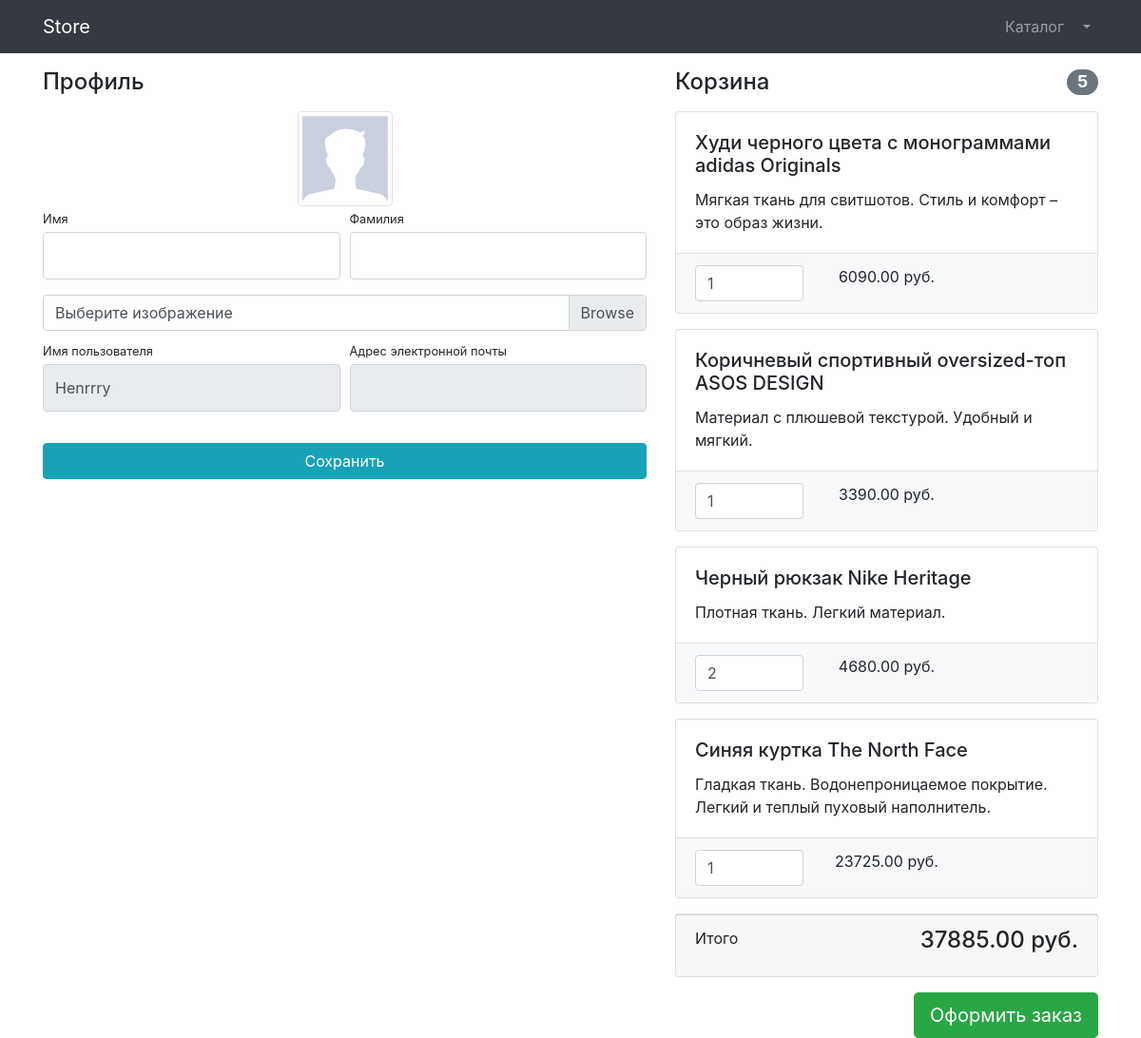
/users/profile/1/ (signed in), run on an earlier commit of the app's database.
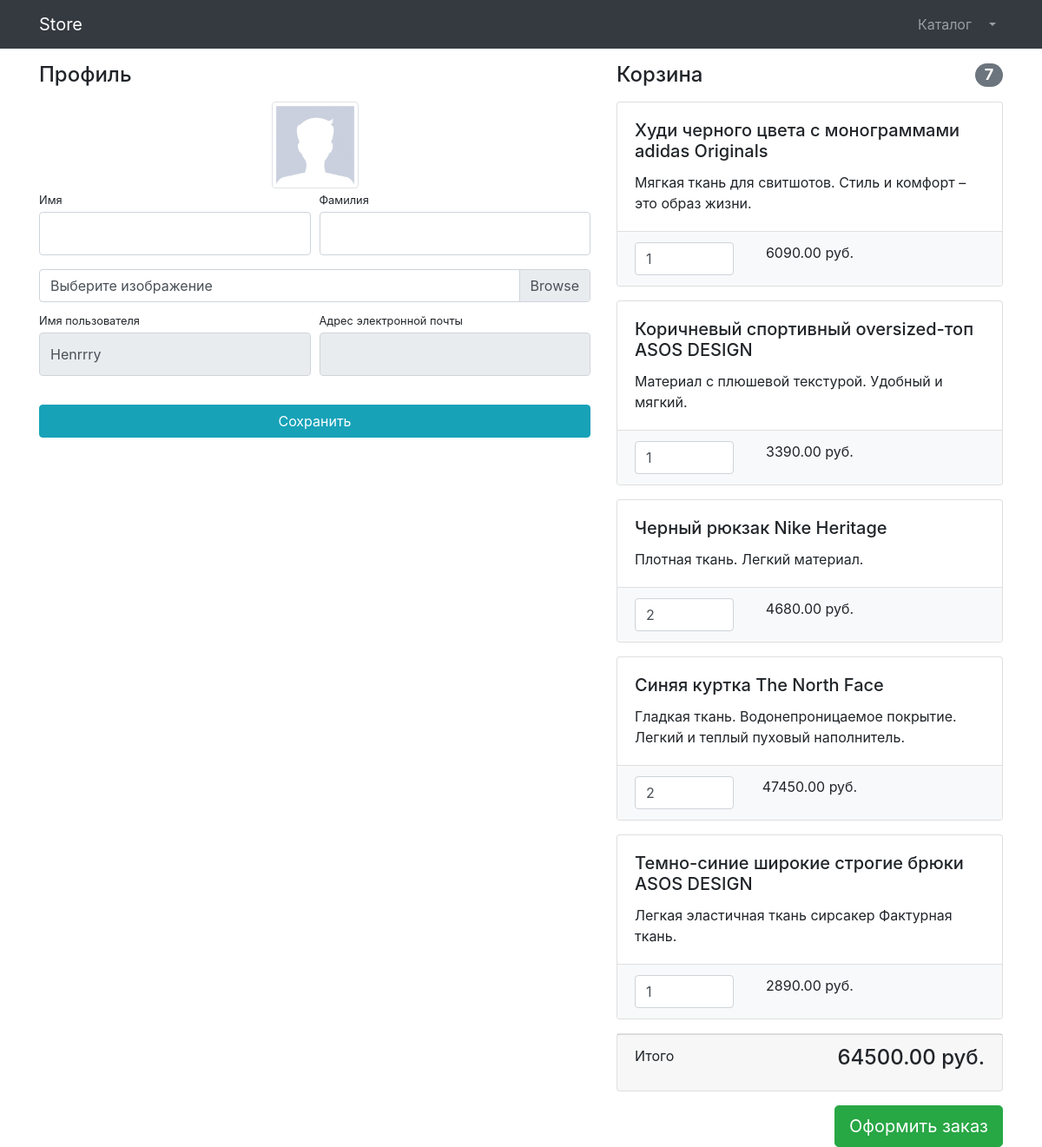
And on a later commit of the database.
### users/models.py (models this page shows)
class User(AbstractUser):
    image = models.ImageField(upload_to='users_images', null=True)
    is_verified_email = models.BooleanField(default=False)

### products/models.py (models this page shows, shortened)
class Basket(models.Model):
    user = models.ForeignKey(to=User, on_delete=models.CASCADE)
    product = models.ForeignKey(to=Product, on_delete=models.CASCADE)
    quantity = models.PositiveSmallIntegerField(default=0)
    creating_timestamp = models.DateTimeField(auto_now_add=True)
    objects = BasketQuerySet.as_manager()
    def sum(self):
        return self.product.price * self.quantity

class Product(models.Model):
    name = models.CharField(max_length=256)
    description = models.TextField()
    price = models.DecimalField(max_digits=10, decimal_places=2)
    quantity = models.PositiveIntegerField(default=0)
    image = models.ImageField(upload_to='products_images')
    category = models.ForeignKey(to=ProductCategory, on_delete=models.CASCADE)
    class Meta:
        verbose_name = 'Product'
        verbose_name_plural = 'Products'

### users/views.py (the view, shortened to what this page needs)
# urls.py: path('profile/<int:pk>/', login_required(UserProfileView.as_view()),
class UserProfileView(CommonMixin, UpdateView):
    model = User
    form_class = UserProfileForm
    template_name = 'users/profile.html'
    title = 'Store - Личный кабинет'

### users/forms.py
class UserProfileForm(UserChangeForm):
    first_name = forms.CharField(
        widget=forms.TextInput(attrs={'class': 'form-control py-4'}))
    last_name = forms.CharField(
        widget=forms.TextInput(attrs={'class': 'form-control py-4'}))
    image = forms.ImageField(
        widget=forms.FileInput(attrs={'class': 'custom-file-input'}),
        required=False)
    username = forms.CharField(widget=forms.TextInput(
        attrs={'class': 'form-control py-4', 'readonly': True}))
    email = forms.CharField(widget=forms.TextInput(
        attrs={'class': 'form-control py-4', 'readonly': True}))
    class Meta:
        model = User
        fields = ['first_name', 'last_name', 'image', 'username', 'email']

### common/views.py (called while the page is built)
    def get_context_data(self, **kwargs):
        context = super(CommonMixin, self).get_context_data(**kwargs)
        context['title'] = self.title
        return context

### products/context_processors.py (called while the page is built)
def baskets(request):
    user = request.user
    return {'baskets': Basket.objects.filter(
        user=user) if user.is_authenticated else []}

### products/models.py (called while the page is built)
    def total_sum(self):
        return sum(basket.sum() for basket in self)

    def total_quantity(self):
        return sum(basket.quantity for basket in self)

### users/templates/users/profile.html (shortened to what this page needs)
{% extends 'products/base.html' %}
{% load static %}
{% block css %}
    <link href="{% static 'vendor/css/profile.css' %}" rel="stylesheet">
{% endblock %}
{% block content%}
<div class="container">
    <div class="row">
        <div class="col-lg-7">
            <h4 class="mt-3 mb-3">Профиль</h4>
            <div class="col-lg-12 text-center">
                <img width="100" height="100" src="{% if user.image %}{{ user.image.url }}{% else %}{% static 'vendor/img/users/default_avatar.jpg' %}{% endif %}" class="img-thumbnail">
            </div>
            <form action="{% url 'users:profile' user.id %}" method="post" enctype="multipart/form-data">
                <div class="form-row">
                    <div class="col-lg-6">
                        <div class="form-group">
                            <label class="small mb-1" for="{{ form.first_name.id_for_label }}">
                                Имя
                            </label>
                            {{ form.first_name }}
                        </div>
                    </div>
                    <div class="col-lg-6">
                        <div class="form-group">
                            <label class="small mb-1" for="{{ form.last_name.id_for_label }}">
                                Фамилия
                            </label>
                            {{ form.last_name }}
                        </div>
                    </div>
                </div>
                <div class="form-row mb-2">
                    <div class="col-lg-12">
                        <div class="custom-file">
                            <label class="custom-file-label" for="{{ form.image.id_for_label }}">
                                Выберите изображение
                            </label>
                        </div>
                    </div>
                </div>
                <div class="form-row">
                    <div class="col-lg-6">
                        <label class="small mb-1" for="{{ form.username.id_for_label }}">
                            Имя пользователя
                        </label>
                        {{ form.username }}
                    </div>
                    <div class="col-lg-6">
                        <label class="small mb-1" for="{{ form.email.id_for_label }}">
                            Адрес электронной почты
                        </label>
                        {{ form.email }}
                    </div>
                </div>
                <div class="form-row">
                    <div class="col-lg-12" style="margin-top: 33px;">
                        <input class="btn btn-info btn-block" type="submit" value="Сохранить">
                    </div>
                </div>
            </form>
        </div>
        <div class="col-lg-5">
            {% include 'products/baskets.html' %}
        </div>
    </div>
</div>
{% endblock%}

### products/templates/products/base.html (shortened to what this page needs)
{% load static %}
<!DOCTYPE html>
<html lang="en">
<head>
    <link href="{% static 'vendor/bootstrap/css/bootstrap.min.css' %}" rel="stylesheet">
    {% block css %} {% endblock %}
</head>
<body>
<nav class="navbar navbar-expand-lg navbar-dark bg-dark fixed-top">
    <div class="container">
        <a class="navbar-brand" href="{% url 'index' %}">Store</a>
        <div class="collapse navbar-collapse" id="navbarResponsive">
            <ul class="navbar-nav ml-auto">
                <li class="nav-item">
                    <a class="nav-link" href="{% url 'products:index' %}">Каталог  </a>
                </li>
                {% if user.is_authenticated %}
                    <li class="nav-item dropdown">
                    <a class="nav-link dropdown-toggle" href="#" id="navbarDropdown" role="button"
                       data-bs-toggle="dropdown" aria-expanded="false">
                    </a>
                </li>
                {% else %}
                    <li class="nav-item">
                        <a class="nav-link" href="{% url 'users:login' %}">Войти <i class="fas fa-sign-in-alt"></i></a>
                    </li>
                {% endif %}
            </ul>
        </div>
    </div>
</nav>
{% block content %} {% endblock %}
</body>
</html>

### products/templates/products/baskets.html (shortened to what this page needs)
{% if baskets %}
    <h4 class="mt-3 mb-3 d-flex justify-content-between align-items-center mb-3">
        Корзина
            <span class="badge badge-secondary badge-pill">
                {{ baskets.total_quantity }}
            </span>
    </h4>
    {% for basket in baskets %}
        <div class="card mb-3">
            <div class="card-body">
                <h5 class="card-title">{{ basket.product.name }}</h5>
                <p class="card-text">{{ basket.product.description }}</p>
            </div>
            <ul class="list-group list-group-flush">
                <li class="list-group-item bg-light">
                    <div class="row text-center">
                        <div class="col-lg-4">
                            <input name="basketID" type="number" class="form-control"
                               value="{{ basket.quantity }}" min="0">
                        </div>
                        <div class="col-lg-4">
                            {{ basket.sum }} руб.
                        </div>
                        <div class="col-lg-4">
                        </div>
                    </div>
                </li>
            </ul>
        </div>
    {% endfor %}
    <div class="card mb-3">
        <div class="card-footer">
            <p class="float-left">Итого</p>
            <h4 class="float-right">{{ baskets.total_sum }} руб.</h4>
        </div>
    </div>
    <a class="btn btn-success btn-lg float-right" href="../orders/order-create.html">
        Оформить заказ
    </a>
{% else %}
    <h4 class="mt-3 mb-3 text-center">
        Корзина пуста
    </h4>
{% endif %}

What changed in the data, as far as the page shows it:
changed through a linked row, Basket "Худи черного цвета с монограммами adidas Originals": total_quantity "5" → "7"; total_sum "37885.00" → "64500.00"
changed Basket "Синяя куртка The North Face": basketID "1" → "2"; sum "23725.00" → "47450.00"
added Basket: product.name "Темно-синие широкие строгие брюки ASOS DESIGN", product.description "Легкая эластичная ткань сирсакер Фактурная ткань.", basketID "1", sum "2890.00"
